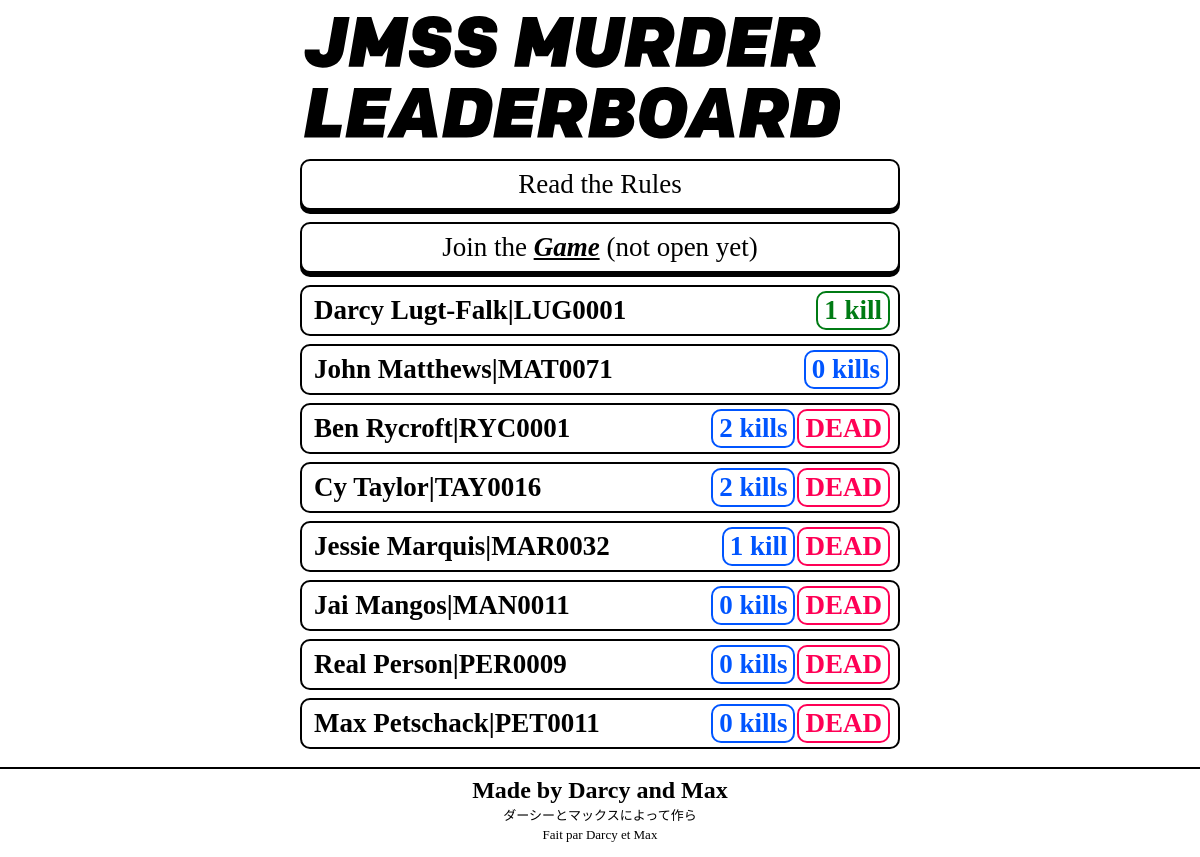
Before: / with the older database file.
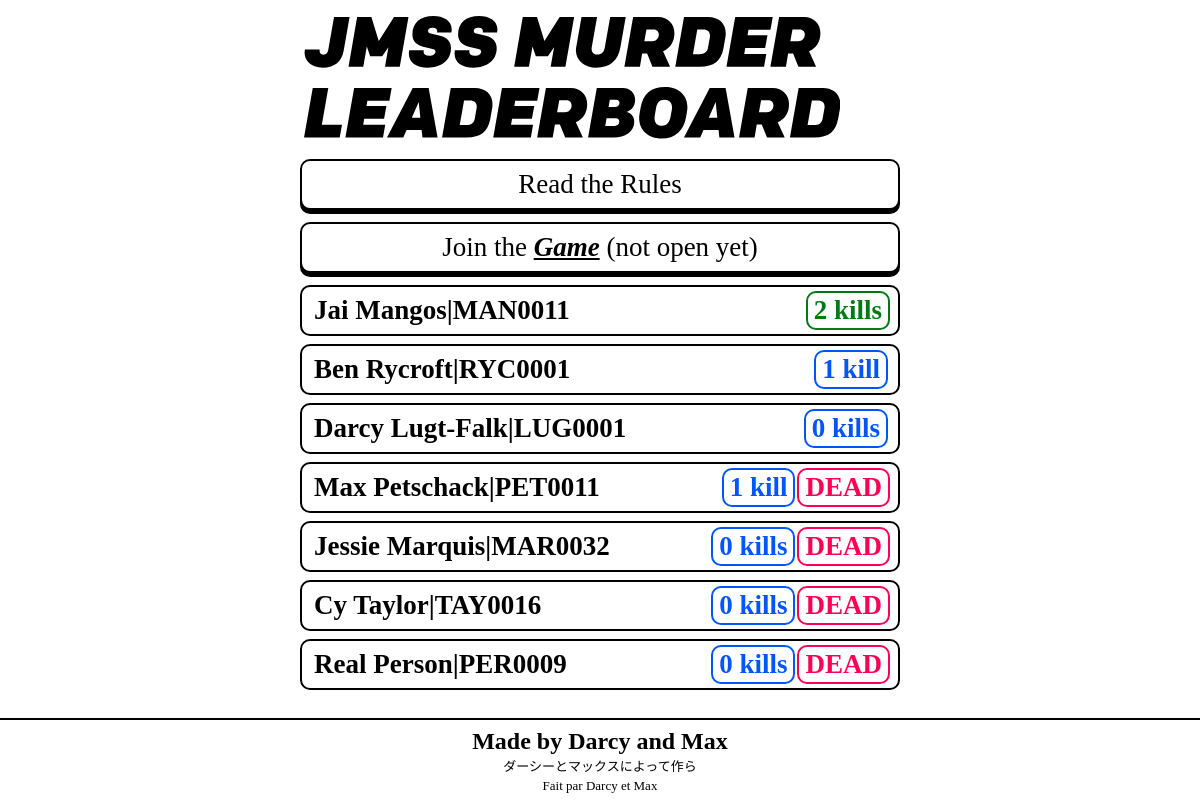
After: the same page with the newer database file.
### tables this page shows
CREATE TABLE "players" (
	`code`	TEXT,
	`kills`	INTEGER,
	`alive`	INTEGER,
	`name`	TEXT
);

### main.py (the view)
@app.route('/')
def main():
    conn = sqlite3.connect('./main.db')
    curs = conn.cursor()
    curs.execute('SELECT * FROM players')
    players = players_sort(curs.fetchall())
    conn.close()
    return render_template('index.html',players=players)

### main.py (called while the page is built)
def players_sort(players):
    living,dead = [],[]
    for x in players:
        if x[2] == 1:
            living.append(x)
        else:
            dead.append(x)
    living.sort(key=lambda x: x[1])
    dead.sort(key=lambda x: x[1])
    return living[::-1]+dead[::-1]

### templates/index.html (shortened to what this page needs)
{% extends "base.html" %}
{% block content %}
	<a href="https://docs.google.com/document/d/11J-Z8qToGyedejeO32e6gcCYji0lLOtfI6vO_ZIahck/edit?usp=sharing" class="">
		<div class="button">
			<span class="button__text button__text--thin">Read the Rules</span>
		</div>
	</a>
	<a href="https://forms.gle/zqRATLuCW3zDNNyC7" class="">
		<div class="button button--sort">
			<span class="button__text button__text--thin">Join the <span class="button__text button__text--var">Game</span> (not open yet)</span>
		</div>
	</a>
	{% for player in players %}
	<div class="leaderboard-item">
		<div class="leaderboard-item__container">
			<div class="leaderboard-user">
				<span class="leaderboard-user__text">{{player[3]+"|"+player[0]}}</span>
			</div>
			<div class="leaderboard-status leaderboard-status--{% if loop.index == 1 %}first{% else %}not-top{% endif %}">
				<span class="leaderboard-status__text">{{player[1]}} kill{% if player[1] != 1 %}s{% endif %}</span>
			</div>
			{% if player[2] != 1 %}
			<div class="leaderboard-status leaderboard-status--dead">
				<span class="leaderboard-status__text">DEAD</span>
			</div>
			{% endif %}
		</div>
	</div>
{% endfor %}
{% endblock %}

### templates/base.html (shortened to what this page needs)
<!DOCTYPE html>
<html lang="en">
<head>
    <link rel="stylesheet" href="https://cdnjs.cloudflare.com/ajax/libs/normalize/8.0.1/normalize.min.css" type="text/css" media="screen" charset="utf-8" />
	<link rel="stylesheet" href="https://gitcdn.xyz/repo/ehne/6e3aecbf876bd1b84be8c4355f1deba3/raw/b0a68fb5be6078a3a61ef2ec2ce7798b191fecde/SF.css">
    <link href="{{ url_for('static', filename='main.css') }}?q=123" type="text/css" rel="stylesheet">
    <link rel="stylesheet" href="https://cdn.darcylf.me/kube721/dist/css/kube.form.css">
</head>
<body>
    <div class="ui">
        <header class="header">
            <a href="/">
                </a>
            </header>
        {% block content %}{% endblock %}
    </div>
    <footer class="footer">
        <div class="footer__title">Made by Darcy and Max</div>
        <div class="footer__subtitle">ダーシーとマックスによって作ら</div>
        <div class="footer__subtitle footer__subtitle--fr">Fait par Darcy et Max</div>
    </footer>
</body>
</html>

### static/main.css (style rules this page uses)
.ui { max-width: 600px; margin-left: auto; margin-right: auto; padding: 8px; min-height: calc(100vh - 100px); padding-bottom: 10px; }
a { text-decoration: none; color: #000; }
body { font-family: "San Francisco"; font-weight: 600; overflow: auto; }
.leaderboard-item { background: #FFFFFF; border: 2px solid #000000; border-radius: 10px; page-break-after: 8px; margin-bottom: 8px; }
.leaderboard-item__container { display: flex; padding-left: 8px; padding-right: 8px; padding-top: 4px; padding-bottom: 4px; }
.leaderboard-user { vertical-align: middle; border: 2px solid #fff; padding: 2px; margin-right:auto; }
.leaderboard-user__text { font-size: 27px; color: #000000; font-weight: 600; }
.leaderboard-status { margin-left: none; flex: none; border: 2px solid #000; border-radius: 10px; padding: 2px; color: #000; }
.leaderboard-status--first { border: 2px solid #007B14; color: #007B14; }
.leaderboard-status--not-top { border: 2px solid #05f; color: #05f; margin-right:2px; }
.leaderboard-status--dead { border: 2px solid #f05; color: #f05; padding-left:none; }
.leaderboard-status__text { font-size: 27px; text-align: center; padding-left: 4px; padding-right: 4px; font-weight: 800; }
.button { background: #FFFFFF; border: 2px solid #000000; box-shadow: 0 4px 0 0 #000000; border-radius: 10px; text-align: center; page-break-after: 8px; padding: 8px; margin-bottom: 12px; margin-top: 8px; }
.button__text { font-size: 27px; text-align: center; font-weight: 800; }
.button__text--thin { font-weight: 400; }
.button__text--var { font-style: italic; text-decoration: underline; }
.button--sort { margin-top: 12px; }
.header { padding-top: 8px; padding-bottom: 8px; padding-left: 4px; }
.footer { border-top: 2px solid #000; padding-bottom: 8px; height: 80px; }
.footer__title { padding-top: 8px; font-size: 24px; color: #000000; text-align: center; }
.footer__subtitle { font-size: 13px; color: #000000; text-align: center; font-weight: 300; padding-top: 4px; }
.footer__subtitle--fr { font-size: 13px; font-weight: 400; }

Changed rows visible on the page:
removed players: name+code "John Matthews|MAT0071", kills "0"
changed players "Jai Mangos|MAN0011": kills "0" → "2"; no longer shows "DEAD"; moves up the list
changed players "Ben Rycroft|RYC0001": kills "2" → "1"; no longer shows "s"; no longer shows "DEAD"; moves down the list
changed players "Darcy Lugt-Falk|LUG0001": kills "1" → "0"; now shows "s"
changed players "Max Petschack|PET0011": kills "0" → "1"; no longer shows "s"; moves up the list
changed players "Jessie Marquis|MAR0032": kills "1" → "0"; now shows "s"; moves down the list
changed players "Cy Taylor|TAY0016": kills "2" → "0"
